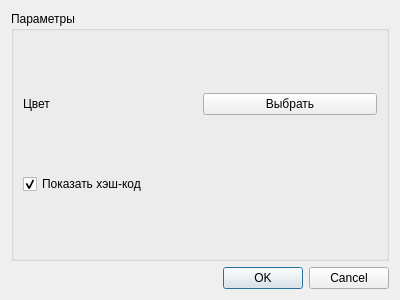
<?xml version="1.0" encoding="UTF-8"?>
<ui version="4.0">
 <class>AddDialog</class>
 <widget class="QDialog" name="AddDialog">
  <property name="geometry">
   <rect>
    <x>0</x>
    <y>0</y>
    <width>400</width>
    <height>300</height>
   </rect>
  </property>
  <property name="windowTitle">
   <string>Параметры фигуры</string>
  </property>
  <property name="modal">
   <bool>true</bool>
  </property>
  <layout class="QVBoxLayout" name="verticalLayout">
   <item>
    <widget class="QGroupBox" name="controlBox">
     <property name="title">
      <string>Параметры</string>
     </property>
     <layout class="QVBoxLayout" name="controlsLayout">
      <item>
       <layout class="QHBoxLayout" name="horizontalLayout">
        <item>
         <widget class="QLabel" name="label">
          <property name="text">
           <string>Цвет</string>
          </property>
         </widget>
        </item>
        <item>
         <widget class="QPushButton" name="selectColorButton">
          <property name="text">
           <string>Выбрать</string>
          </property>
         </widget>
        </item>
       </layout>
      </item>
      <item>
       <widget class="QCheckBox" name="showHashCodeCheckBox">
        <property name="text">
         <string>Показать хэш-код</string>
        </property>
        <property name="checked">
         <bool>true</bool>
        </property>
       </widget>
      </item>
     </layout>
    </widget>
   </item>
   <item>
    <widget class="QDialogButtonBox" name="buttonBox">
     <property name="orientation">
      <enum>Qt::Horizontal</enum>
     </property>
     <property name="standardButtons">
      <set>QDialogButtonBox::Cancel|QDialogButtonBox::Ok</set>
     </property>
    </widget>
   </item>
  </layout>
 </widget>
 <resources/>
 <connections>
  <connection>
   <sender>buttonBox</sender>
   <signal>rejected()</signal>
   <receiver>AddDialog</receiver>
   <slot>close()</slot>
   <hints>
    <hint type="sourcelabel">
     <x>316</x>
     <y>260</y>
    </hint>
    <hint type="destinationlabel">
     <x>286</x>
     <y>274</y>
    </hint>
   </hints>
  </connection>
 </connections>
</ui>
